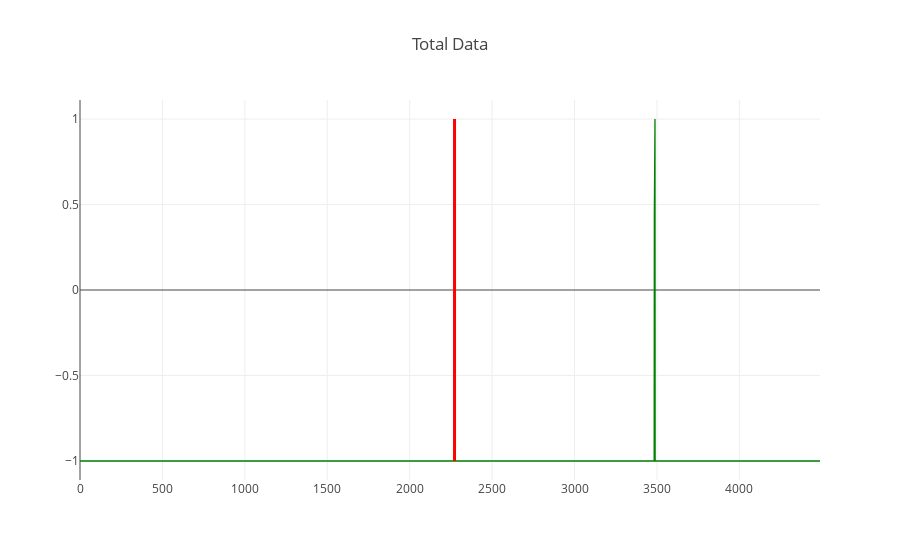
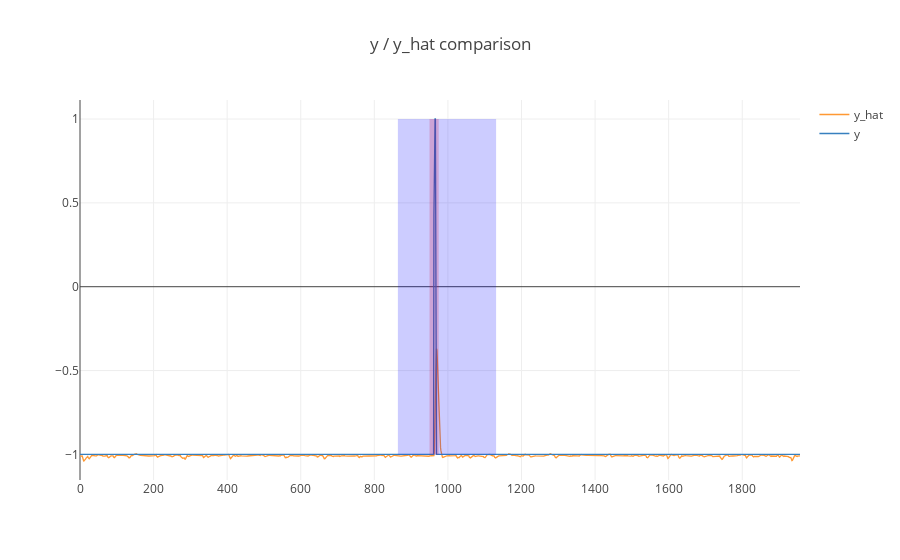
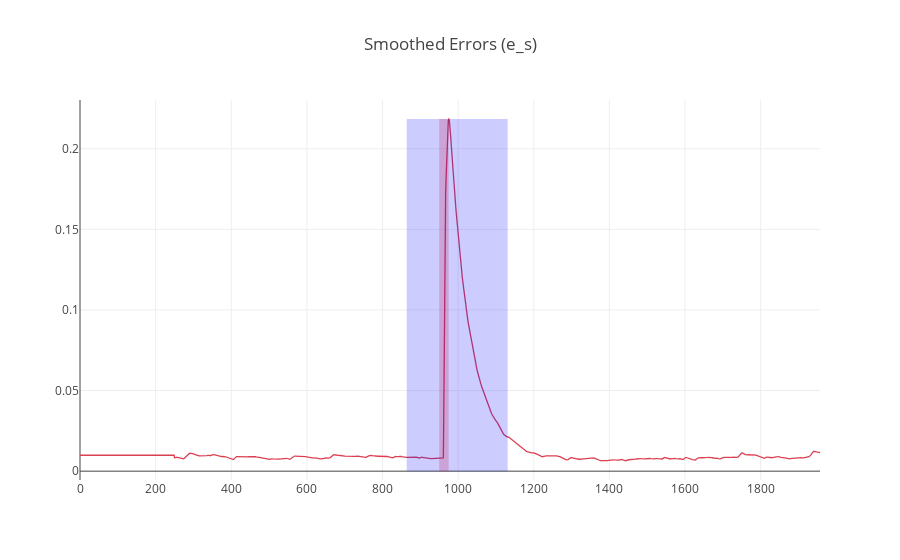

The notebook cell saved with these charts, in order:
### Markdown cell above
## Interactive inline Plotly charts for viewing `y_test`, `y_hat`, and `smoothed errors (e_s)`
- **Blue** highlighted regions indicate anomalous sequences detected by the system
- If available, **Red** highlighted regions indicate true anomalous regions
- Can also optionally plot training data by setting `plot_train=True`

### Code cell
for i in range(len(run_ids)):
    channel='T-5'
    print(run_ids[i])
    plotter = Plotter(run_ids[i])
    #plotter.channel_result_summary(channel)
    plotter.plot_channel(channel, plot_errors=True, plot_both=True)
    print()

### Figure 1 — Plotly figure (JSON) as saved in the notebook; plotly's stock layout.template omitted (floating-point values rounded to 4 significant figures; data arrays with more than 128 entries replaced by an {"elided": "..."} marker saying what was removed)
{"data": [{"line": {"color": "rgba(0, 128, 0, 1.0)", "dash": "solid", "shape": "linear", "width": 1.3}, "mode": "lines", "name": "total", "text": "", "type": "scatter", "x": {"elided": "4490 int values"}, "y": {"elided": "4490 float values"}}], "layout": {"shapes": [{"line": {"color": "Red", "width": 3}, "type": "line", "x0": 2272, "x1": 2272, "y0": -1, "y1": 1}], "title": "Total Data"}}

### Figure 2 — Plotly figure (JSON) as saved in the notebook; plotly's stock layout.template omitted (floating-point values rounded to 4 significant figures; data arrays with more than 128 entries replaced by an {"elided": "..."} marker saying what was removed)
{"data": [{"line": {"color": "rgba(255, 153, 51, 1.0)", "dash": "solid", "shape": "linear", "width": 1.3}, "mode": "lines", "name": "y_hat", "text": "", "type": "scatter", "x": {"elided": "1958 int values"}, "y": {"elided": "1958 float values"}}, {"line": {"color": "rgba(55, 128, 191, 1.0)", "dash": "solid", "shape": "linear", "width": 1.3}, "mode": "lines", "name": "y", "text": "", "type": "scatter", "x": {"elided": "1958 int values"}, "y": {"elided": "1958 float values"}}], "layout": {"shapes": [{"fillcolor": "red", "line": {"width": 0}, "opacity": 0.2, "type": "rect", "x0": 950, "x1": 975, "y0": -1, "y1": 1}, {"fillcolor": "blue", "line": {"width": 0}, "opacity": 0.2, "type": "rect", "x0": 864, "x1": 1131, "y0": -1, "y1": 1}], "title": "y / y_hat comparison"}}

### Figure 3 — Plotly figure (JSON) as saved in the notebook; plotly's stock layout.template omitted (floating-point values rounded to 4 significant figures; data arrays with more than 128 entries replaced by an {"elided": "..."} marker saying what was removed)
{"data": [{"line": {"color": "rgba(219, 64, 82, 1.0)", "dash": "solid", "shape": "linear", "width": 1.3}, "mode": "lines", "name": "e_s", "text": "", "type": "scatter", "x": {"elided": "1958 int values"}, "y": {"elided": "1958 float values"}}], "layout": {"shapes": [{"fillcolor": "red", "line": {"width": 0}, "opacity": 0.2, "type": "rect", "x0": 950, "x1": 975, "y0": 0, "y1": 0.2185}, {"fillcolor": "blue", "line": {"width": 0}, "opacity": 0.2, "type": "rect", "x0": 864, "x1": 1131, "y0": 0, "y1": 0.2185}], "title": "Smoothed Errors (e_s)"}}
